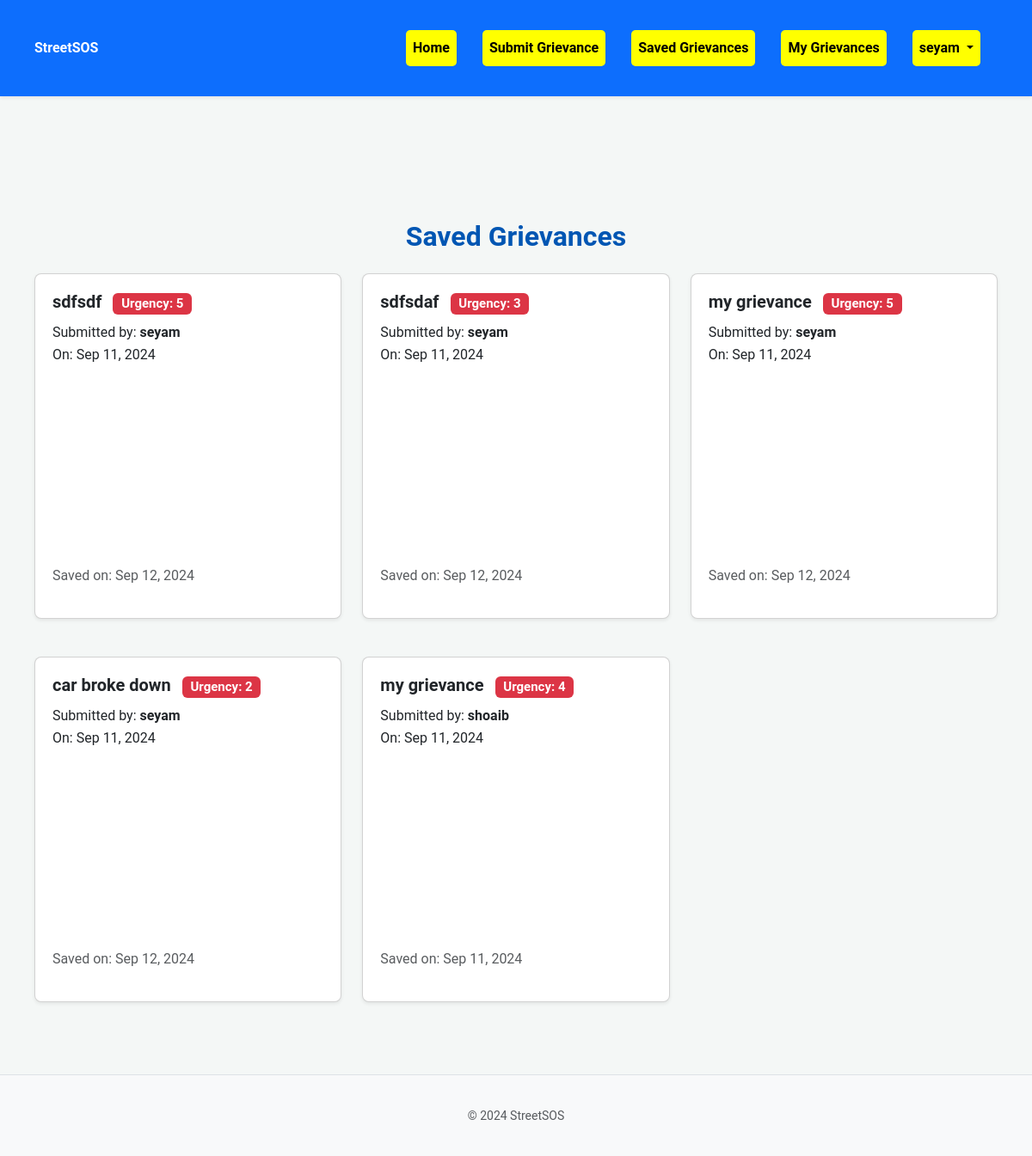
The page /saved/ (signed in) on the database its author committed.
### grievance/models.py (models this page shows, shortened)
class UserGrievance(models.Model):
    user = models.ForeignKey(UserProfile, on_delete=models.CASCADE)  # Link to UserProfile
    grievance = models.ForeignKey(Grievance, on_delete=models.CASCADE)  # Link to Grievance
    saved_at = models.DateTimeField(auto_now_add=True)  # When was the grievance saved
    class Meta:
        unique_together = ('user', 'grievance')  # Prevents the same user from saving the same grievance multiple times

class Grievance(models.Model):
    user_profile = models.ForeignKey(UserProfile, on_delete=models.CASCADE, related_name='grievances')
    title = models.CharField(max_length=255)
    description = models.TextField()
    urgency = models.IntegerField(choices=[(i, str(i)) for i in range(1, 6)])  # Urgency from 1 to 5
    latitude = models.DecimalField(max_digits=40, decimal_places=20)
    longitude = models.DecimalField(max_digits=40, decimal_places=20)
    created_at = models.DateTimeField(auto_now_add=True)

### users/models.py (models this page shows, shortened)
class UserProfile(models.Model):
    user = models.OneToOneField(User, on_delete=models.CASCADE)
    bio = models.TextField(blank=True)
    profile_picture = models.ImageField(upload_to='profile_pictures/', blank=True, null=True)
    karma = models.IntegerField(default=0)  # Ensure this is correctly defined

### grievance/views.py (the view)
# urls.py: path('saved/', SavedGrievancesListView.as_view(), name='saved-grievances'),
class SavedGrievancesListView(LoginRequiredMixin, ListView):
    model = UserGrievance
    template_name = 'grievances/saved_grievances_list.html'
    context_object_name = 'saved_grievances'
    paginate_by = 10
    def get_queryset(self):
        return UserGrievance.objects.filter(user=self.request.user.userprofile).order_by('-saved_at')

### grievance/context_processors.py (called while the page is built)
def google_maps_api_key(request):
    return {
        'GOOGLE_MAPS_API_KEY': settings.GOOGLE_MAPS_API_KEY
    }

### grievance/templates/grievances/saved_grievances_list.html (shortened to what this page needs)
{% extends 'base.html' %}
{% block content %}
<div class="container mt-4">
    <h2 class="mb-4 text-center">Saved Grievances</h2>
    {% if saved_grievances %}
    <div class="row">
        {% for saved_grievance in saved_grievances %}
        <div class="col-md-6 col-lg-4 mb-4">
            <div class="card shadow-sm">
                <div class="card-body">
                    <h5 class="card-title">
                        <a href="{% url 'grievance-detail' saved_grievance.grievance.id %}" class="text-decoration-none text-dark">
                            {{ saved_grievance.grievance.title }}
                        </a>
                        <span class="badge bg-danger ms-2">Urgency: {{ saved_grievance.grievance.urgency }}</span>
                    </h5>
                    <p class="card-text">
                        Submitted by: <strong>{{ saved_grievance.grievance.user_profile.user.username }}</strong><br>
                        On: {{ saved_grievance.grievance.created_at|date:"M d, Y" }}
                    </p>
                    <div id="map-{{ forloop.counter }}" style="height: 200px;" class="rounded mb-3"></div>
                    <p class="text-muted">Saved on: {{ saved_grievance.saved_at|date:"M d, Y" }}</p>
                </div>
            </div>
        </div>
        {% endfor %}
    </div>
    {% else %}
    <p class="text-center text-muted">No saved grievances yet.</p>
    {% endif %}
</div>
{% endblock %}

### templates/base.html (shortened to what this page needs)
{% load static %}
<!DOCTYPE html>
<html lang="en">
<head>
    <link href="https://cdn.jsdelivr.net/npm/bootstrap@5.3.0-alpha1/dist/css/bootstrap.min.css" rel="stylesheet">
    <link rel="stylesheet" href="{% static 'css/style.css' %}">
</head>
<body>
    <nav class="navbar navbar-expand-lg navbar-dark bg-primary shadow-sm">
        <div class="container">
            <a class="navbar-brand fw-bold" href="{% url 'grievance-list' %}">StreetSOS</a>
            <div class="collapse navbar-collapse" id="navbarNav">
                <ul class="navbar-nav ms-auto">
                    <li class="nav-item">
                        <a class="nav-link fw-semibold" href="{% url 'grievance-list' %}">Home</a>
                    </li>
                    {% if user.is_authenticated %}
                    <li class="nav-item">
                        <a class="nav-link fw-semibold" href="{% url 'grievance-create' %}">Submit Grievance</a>
                    </li>
                    <li class="nav-item">
                        <a class="nav-link fw-semibold" href="{% url 'saved-grievances' %}">Saved Grievances</a>
                    </li>
                    <li class="nav-item">
                        <a class="nav-link fw-semibold" href="{% url 'my-grievances' %}">My Grievances</a>
                    </li>
                    <li class="nav-item dropdown">
                        <a class="nav-link dropdown-toggle fw-semibold" href="#" id="userDropdown" role="button" data-bs-toggle="dropdown" aria-expanded="false">
                            {{ user.username }}
                        </a>
                    </li>
                    {% endif %}
                </ul>
            </div>
        </div>
    </nav>
    <div class="container mt-3">
    </div>
    <main class="container mt-4">
        {% block content %}{% endblock %}
    </main>
    <footer class="footer bg-light mt-auto py-3 border-top">
        <div class="container text-center">
            <span class="text-muted">&copy; 2024 StreetSOS</span>
        </div>
    </footer>
</body>
</html>

### static/css/style.css (style rules this page uses)
body { font-family: 'Roboto', sans-serif; background-color: #f4f7f6; color: #333; margin: 0; padding: 0; line-height: 1.6; transition: background-color 0.5s ease-in-out; }
.container { max-width: 1200px; margin: 0 auto; padding: 20px; }
h1, h2, h3, h4, h5, h6 { font-weight: 600; color: #0056b3; }
a { color: #0056b3; text-decoration: none; transition: color 0.3s ease-in-out; }
.navbar { background-color: #0056b3; padding: 15px 20px; position: relative; }
.navbar a { color: #fff; margin-right: 20px; font-size: 16px; transition: color 0.3s ease-in-out; }
.card { background-color: #fff; border-radius: 8px; box-shadow: 0 4px 10px rgba(0, 0, 0, 0.1); margin-bottom: 20px; transform: translateY(0); transition: box-shadow 0.3s ease-in-out, transform 0.3s ease-in-out; }
.card-body { padding: 20px; }
.footer { background-color: #333; color: #fff; text-align: center; padding: 20px 0; margin-top: 40px; font-size: 14px; position: relative; animation: fadeInUp 1s ease-in-out; }

### templates/base.html (style rules this page uses)
.navbar-nav .nav-link, .btn-nav { background-color: yellow; border-radius: 5px; color: black; padding: 8px 12px; transition: all 0.3s ease; font-weight: 500; }
.navbar-nav .nav-link, .btn-nav { margin-left: 10px; }

### rows shown on the page
UserGrievance: grievance "sdfsdf", grievance.urgency "5", grievance.user_profile.user.username "seyam", grievance.created_at "Sep 11, 2024", saved_at "Sep 12, 2024"
UserGrievance: grievance "sdfsdaf", grievance.urgency "3", grievance.user_profile.user.username "seyam", grievance.created_at "Sep 11, 2024", saved_at "Sep 12, 2024"
UserGrievance: grievance "my grievance", grievance.urgency "5", grievance.user_profile.user.username "seyam", grievance.created_at "Sep 11, 2024", saved_at "Sep 12, 2024"
UserGrievance: grievance "car broke down", grievance.urgency "2", grievance.user_profile.user.username "seyam", grievance.created_at "Sep 11, 2024", saved_at "Sep 12, 2024"
UserGrievance: grievance "my grievance", grievance.urgency "4", grievance.user_profile.user.username "shoaib", grievance.created_at "Sep 11, 2024", saved_at "Sep 11, 2024"

### other values the page prints
{{ user.username }} "seyam"
